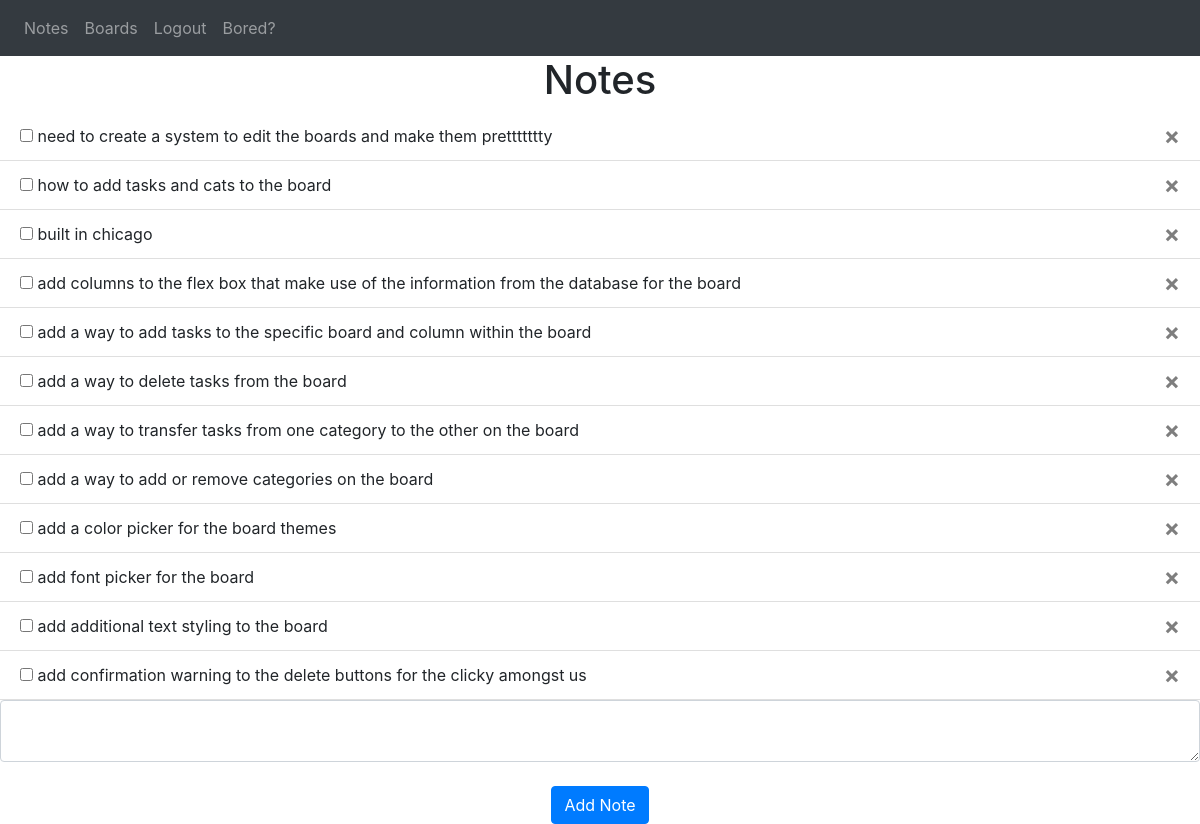
Screenshot of / (signed in) with the database file from the repository.
### website/models.py (models this page shows)
class Note(db.Model):
    id = db.Column(db.Integer, primary_key=True)
    data = db.Column(db.String(10000))
    date = db.Column(db.DateTime(timezone=True), default=func.now())
    user_id = db.Column(db.Integer, db.ForeignKey('user.id'))

### website/views.py (the view, shortened to what this page needs)
@views.route('/', methods=['GET', 'POST'])
@login_required
def home():
    return render_template("home.html", user=current_user)

### website/__init__.py (called while the page is built)
def create_app():
    app = Flask(__name__)
    app.config['SECRET_KEY'] = 'hjshjhdjah kjshkjdhjs'
    app.config['SQLALCHEMY_DATABASE_URI'] = f'sqlite:///{DB_NAME}'
    app.config['SQLALCHEMY_TRACK_MODIFICATIONS'] = False
    db.init_app(app)
    from .views import views
    from .auth import auth
    app.register_blueprint(views, url_prefix='/')
    app.register_blueprint(auth, url_prefix='/')
    from .models import User, Note, Board, Task, Category
    create_database(app)
    login_manager = LoginManager()
    login_manager.login_view = 'auth.login'
    login_manager.init_app(app)
    @login_manager.user_loader
    def load_user(id):
        return User.query.get(int(id))
    return app

### website/templates/home.html
{% extends "base.html" %} {% block title %}Notes{% endblock %}
{% block style %}
<link rel="stylesheet" href="{{ url_for('static', filename = 'homeCheckBox.css') }}" />
{% endblock %}
{% block content %}
<h1 align="center">Notes</h1>
<ul class="list-group list-group-flush" id="notes">
  {% for note in user.notes %}
  <li class="list-group-item", style="word-wrap:break-word;", id="note">
    <input
    type="checkbox"
    />
    <span class="note"> {{ note.data }}</span>
    <button type="button" class="close" onClick="deleteNote({{ note.id }})">
      <span aria-hidden="true">&times;</span>
    </button>
  </li>
  {% endfor %}
</ul>
<form method="POST">
  <textarea name="note" id="note" class="form-control"></textarea>
  <br />
  <div align="center">
    <button type="submit" class="btn btn-primary">Add Note</button>
  </div>
</form>
{% endblock %}

### website/templates/base.html (shortened to what this page needs)
<!DOCTYPE html>
<html>
  <head>
    <link
      rel="stylesheet"
      href="https://stackpath.bootstrapcdn.com/bootstrap/4.4.1/css/bootstrap.min.css"
    />
    <link
      rel="stylesheet"
      href="https://stackpath.bootstrapcdn.com/font-awesome/4.7.0/css/font-awesome.min.css"
    />
    {% block style %}{% endblock %}
  </head>
  <body>
    <nav class="navbar navbar-expand-lg navbar-dark bg-dark">
      <div class="collapse navbar-collapse" id="navbar">
        <div class="navbar-nav">
          {% if user.is_authenticated %}
          <a class="nav-item nav-link" id="Notes" href="/">Notes</a>
          <a class="nav-item nav-link" id="Boards" href="/boards">Boards</a>
          <a class="nav-item nav-link" id="logout" href="/logout">Logout</a>
          <a class="nav-item nav-link" id="ani" href="/ani">Bored?</a>
          {% else %}
          <a class="nav-item nav-link" id="login" href="/login">Login</a>
          <a class="nav-item nav-link" id="signUp" href="/sign-up">Sign Up</a>
          <a class="nav-item nav-link" id="ani" href="/ani">Bored?</a>
          {% endif %}
        </div>
      </div>
    </nav>
    <div id="container">{% block content %} {% endblock %}</div>
  </body>
</html>

### rows the page displays
Note: data "need to create a system to edit the boards and make them prettttttty"
Note: data "how to add tasks and cats to the board"
Note: data "built in chicago"
Note: data "add columns to the flex box that make use of the information from the database for the board"
Note: data "add a way to add tasks to the specific board and column within the board"
Note: data "add a way to delete tasks from the board"
Note: data "add a way to transfer tasks from one category to the other on the board"
Note: data "add a way to add or remove categories on the board"
Note: data "add a color picker for the board themes"
Note: data "add font picker for the board"
Note: data "add additional text styling to the board"
Note: data "add confirmation warning to the delete buttons for the clicky amongst us"
